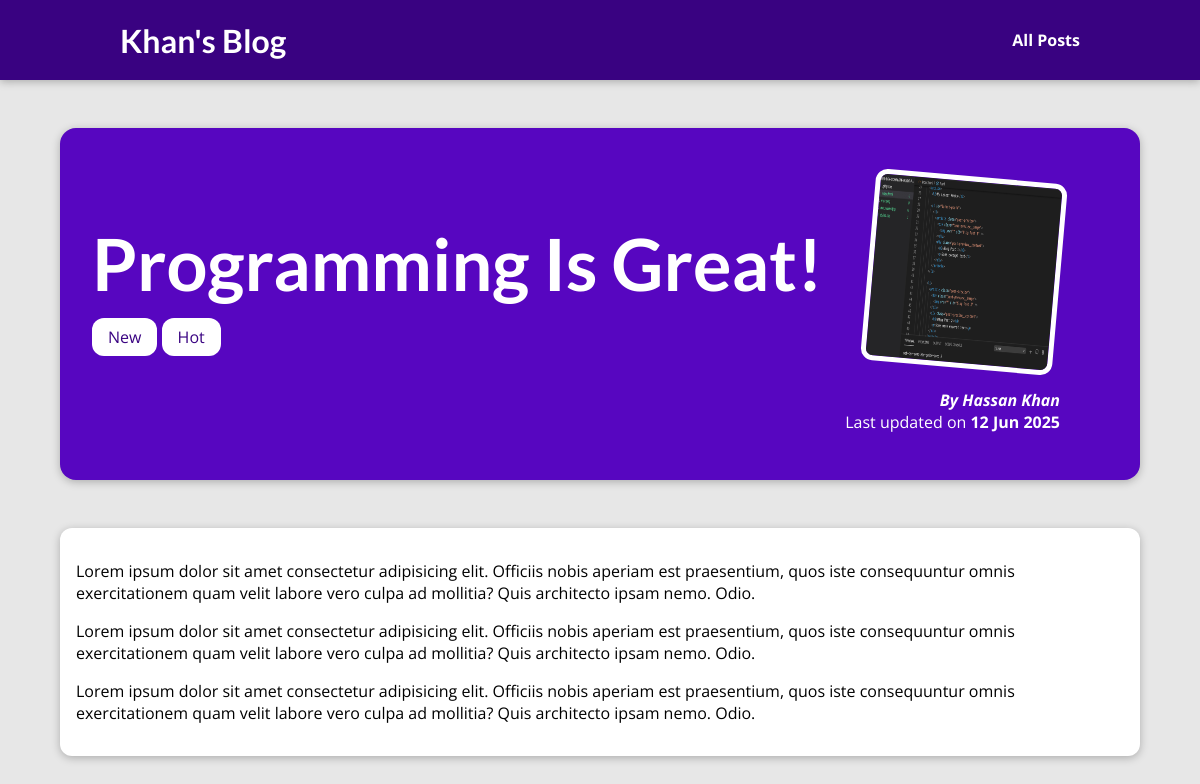
Page /posts/programming-is-fun on the committed database.
### blog/models.py (models this page shows, shortened)
class Post(models.Model):
    title = models.CharField(max_length=200)
    excerpt = models.CharField(max_length=200)
    image = models.ImageField(upload_to='posts', null=True)
    date = models.DateField(auto_now=True)
    slug = models.SlugField(max_length=200, unique=True,)
    content = models.TextField(validators=[MinLengthValidator(10)])
    author = models.ForeignKey(
        'Author', on_delete=models.SET_NULL, related_name='posts', null=True)
    tags = models.ManyToManyField(
        'Tag')

class Tag(models.Model):
    caption = models.CharField(max_length=100, unique=True)

class Author(models.Model):
    first_name = models.CharField(max_length=100)
    last_name = models.CharField(max_length=100)
    email_address = models.EmailField()
    def __str__(self):
        return self.first_name + ' ' + self.last_name

### blog/views.py (the view)
# urls.py: path("posts/<slug>", views.post_detail, name="post-detail-page"),
def post_detail(request, slug):
    post = get_object_or_404(Post, slug=slug)
    return render(request, 'blog/post-detail.html', {'post': post, "post_tags": post.tags.all()})

### blog/templates/blog/post-detail.html (shortened to what this page needs)
{% extends "base.html" %} {% load static %}  {% block css_files %}
<link rel="stylesheet" href="{% static "blog/post-detail.css" %}" /> {% endblock %} {% block content %}
<section id="summary">
  <h2>{{post.title}}</h2>
  <div>
    {% for tag in post_tags %}
    <span class="tag">{{tag.caption}}</span>
    {% endfor %}
  </div>
  <article>
    <img src={{post.image.url}} alt="Post Title" />
    <address>
      By <a href="mailto:{{ post.author.email_address }}">{{post.author}}</a>
    </address>
    <div>Last updated on <time>{{post.date|date:"d M Y"}}</time></div>
  </article>
</section>
<main>{{post.content|linebreaks}}</main>
{% endblock %}

### templates/base.html (shortened to what this page needs)
{% load static %}
<!DOCTYPE html>
<html lang="en">
<head>
  <link rel="stylesheet" href="{% static "app.css" %}">
  {% block css_files %}{% endblock %}
</head>
<body>
  <header id="main-navigation">
    <h1><a href="{% url "starting-page" %}">Khan's Blog</a></h1>
    <nav>
      <a href="{% url "posts-page" %}">All Posts</a>
    </nav>
  </header>
  {% block content %}
  {% endblock %}
</body>
</html>

### static/app.css (style rules this page uses)
* { box-sizing: border-box; }
html { font-family: "Open Sans", "Lato", sans-serif; }
body { margin: 0; }
h1, h2, h3 { font-family: "Lato", sans-serif; font-weight: bold; }
#main-navigation { width: 100%; height: 5rem; display: flex; justify-content: space-between; align-items: center; padding: 0 10%; position: absolute; top: 0; left: 0; }
#main-navigation a { text-decoration: none; color: white; font-weight: bold; }

### blog/static/blog/post-detail.css (style rules this page uses)
body { background-color: #e7e7e7; }
#main-navigation { background-color: #390281; box-shadow: 0 2px 8px rgba(0, 0, 0, 0.25); }
#summary { margin: 8rem auto 3rem auto; padding: 2rem; width: 90%; max-width: 90rem; border-radius: 16px; background-color: #5706c0; position: relative; box-shadow: 0 2px 8px rgba(0, 0, 0, 0.25); height: 22rem; }
#summary h2 { color: white; font-size: 4.5rem; margin-bottom: 1.25rem; }
#summary article { position: absolute; top: 2rem; right: 3rem; padding: 1rem 2rem; border-radius: 12px; text-align: right; color: white; }
#summary article img { width: 12rem; height: 12rem; border-radius: 12px; transform: rotateZ(5deg); border: 5px solid white; margin-bottom: 1rem; }
#summary address { font-weight: bold; }
#summary a { color: white; text-decoration: none; }
#summary time { font-weight: bold; }
main { width: 90%; max-width: 90rem; margin: 3rem auto; background-color: white; padding: 1rem; border-radius: 12px; box-shadow: 0 2px 8px rgba(0, 0, 0, 0.25); }
.tag { background-color: white; color: #390281; padding: 0.5rem 1rem; border-radius: 12px; }

### rows in the picture
Post: title "Programming Is Great!", image (picture), author "Hassan Khan", date "12 Jun 2025", content "Lorem ipsum dolor sit amet consectetur adipisicing elit. Officiis nobis aperiam est praesentium, quos iste consequuntur omnis exercitationem quam velit labore vero culpa ad mollitia? Quis architecto ipsam nemo. Odio. Lorem ipsum dolor sit amet consectetur adipisicing elit. Officiis nobis aperiam est praesentium, quos iste consequuntur omnis exercitationem quam velit labore vero culpa ad mollitia? Quis architecto ipsam nemo. Odio. Lorem ipsum dolor sit amet consectetur adipisicing elit. Officiis nobis aperiam est praesentium, quos iste consequuntur omnis exercitationem quam velit labore vero culpa ad mollitia? Quis architecto ipsam nemo. Odio."
Tag: caption "New"
Tag: caption "Hot"
